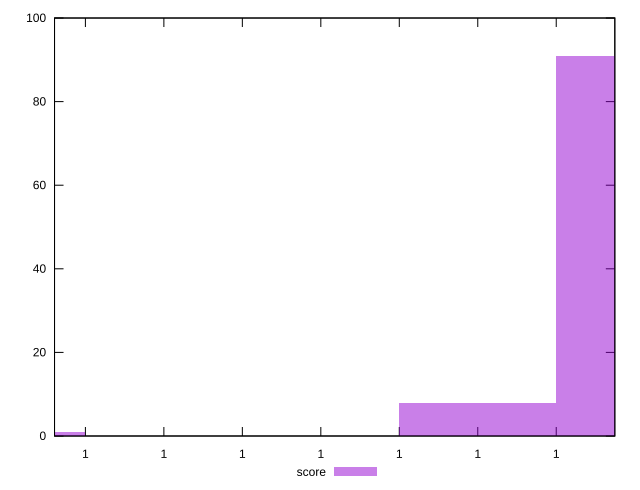

Write gnuplot code to recreate this figure.
reset

$score <<EOF
1 91
0.999999999999 8
0.999999999996 1
EOF

set key outside below
set boxwidth 1e-12
set xrange [0.9999999999963033:0.9999999999998737]
set yrange [0:100]
set trange [0:100]
set style fill transparent solid 0.5 noborder
set terminal svg size 640, 490 enhanced background rgb 'white'
set output "reprap/mainthread-work-breakdown/samples/empty/score/histogram.svg"

plot $score title "score" with boxes

reset
